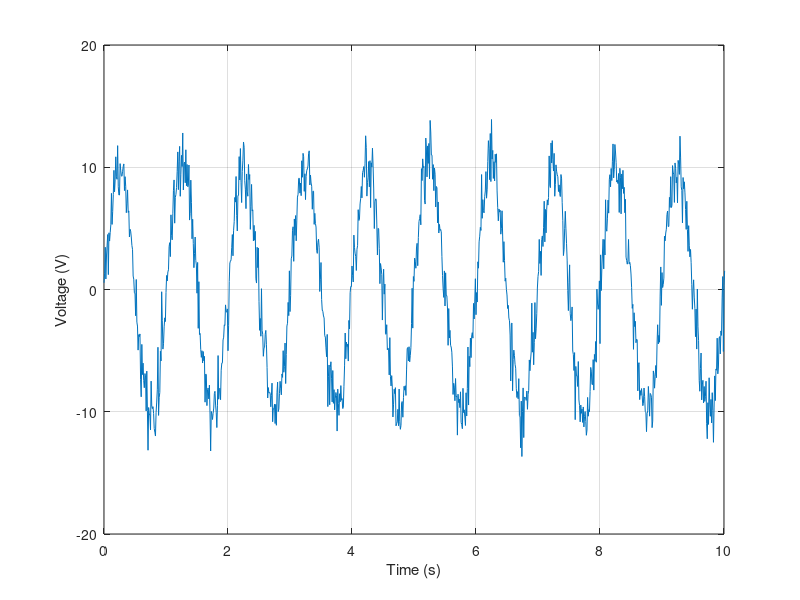

Here is the MATLAB script that generated this plot: (Note: this script raises an error after producing the figure.)
% 对比幅度谱(AS)与功率谱密度(ASD,开方后)的区别

% XiaoCY 2021-12-02

%%
clear;clc
close all

%%
fs = 100;
N = 1e6;
t = (0:N-1)'/fs;

% singal
xs = 10*sin(2*pi*t);

% noise
xn = randn(N,1)*2e-1*sqrt(fs/2);

% sampled data
x = xs + xn;

figure(100)
plot(t,x)
grid on
xlabel('Time (s)')
ylabel('Voltage (V)')
xlim([0 10])



for Nk = round(N./[1 10 100])
    xk = x(1:Nk);
    [Xk,fk] = myfft(xk,fs);
    
    % Amplitude Spectrum
    figure(200)
    loglog(fk,2/Nk*Xk)
    hold on

    % Power Spectrum Density
    figure(300)
    loglog(fk,sqrt(2/Nk/fs)*Xk)
    hold on
end

figure(200)
grid on
xlabel('Frequency (Hz)')
ylabel('AS (V)')
title('Amplitude Spectrum')

figure(300)
grid on
xlabel('Frequency (Hz)')
ylabel('PSD  (V/Hz^{1/2})')
title('Power Spectrum Density')

%% subfunctions
function [X,f] = myfft(x,fs)
    Nx = length(x);
    fx = (0:Nx-1)'/Nx*fs;
    idx = fx <= fs/2;
    f = fx(idx);
    Xi = fft(x);
    X = abs(Xi(idx));
end